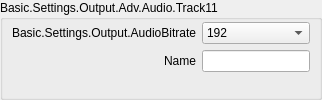
                            <widget class="QGroupBox" name="groupBox_17">
                             <property name="sizePolicy">
                              <sizepolicy hsizetype="Preferred" vsizetype="Preferred">
                               <horstretch>0</horstretch>
                               <verstretch>0</verstretch>
                              </sizepolicy>
                             </property>
                             <property name="title">
                              <string>Basic.Settings.Output.Adv.Audio.Track11</string>
                             </property>
                             <layout class="QFormLayout" name="formLayout_31">
                              <property name="fieldGrowthPolicy">
                               <enum>QFormLayout::AllNonFixedFieldsGrow</enum>
                              </property>
                              <property name="labelAlignment">
                               <set>Qt::AlignRight|Qt::AlignTrailing|Qt::AlignVCenter</set>
                              </property>
                              <property name="leftMargin">
                               <number>9</number>
                              </property>
                              <property name="topMargin">
                               <number>2</number>
                              </property>
                              <property name="rightMargin">
                               <number>9</number>
                              </property>
                              <property name="bottomMargin">
                               <number>9</number>
                              </property>
                              <item row="0" column="0">
                               <widget class="QLabel" name="advOutTrack11BitrateLabel">
                                <property name="minimumSize">
                                 <size>
                                  <width>170</width>
                                  <height>0</height>
                                 </size>
                                </property>
                                <property name="text">
                                 <string>Basic.Settings.Output.AudioBitrate</string>
                                </property>
                                <property name="alignment">
                                 <set>Qt::AlignRight|Qt::AlignTrailing|Qt::AlignVCenter</set>
                                </property>
                                <property name="buddy">
                                 <cstring>advOutTrack11Bitrate</cstring>
                                </property>
                               </widget>
                              </item>
                              <item row="0" column="1">
                               <widget class="QComboBox" name="advOutTrack11Bitrate">
                                <property name="sizePolicy">
                                 <sizepolicy hsizetype="Preferred" vsizetype="Preferred">
                                  <horstretch>0</horstretch>
                                  <verstretch>0</verstretch>
                                 </sizepolicy>
                                </property>
                                <property name="currentIndex">
                                 <number>8</number>
                                </property>
                                <item><property name="text"><string>32</string></property></item>
                                <item><property name="text"><string>48</string></property></item>
                                <item><property name="text"><string>64</string></property></item>
                                <item><property name="text"><string>80</string></property></item>
                                <item><property name="text"><string>96</string></property></item>
                                <item><property name="text"><string>112</string></property></item>
                                <item><property name="text"><string>128</string></property></item>
                                <item><property name="text"><string>160</string></property></item>
                                <item><property name="text"><string>192</string></property></item>
                                <item><property name="text"><string>256</string></property></item>
                                <item><property name="text"><string>320</string></property></item>
                               </widget>
                              </item>
                              <item row="1" column="0">
                               <widget class="QLabel" name="label_67">
                                <property name="text">
                                 <string>Name</string>
                                </property>
                                <property name="buddy">
                                 <cstring>advOutTrack11Name</cstring>
                                </property>
                               </widget>
                              </item>
                              <item row="1" column="1">
                               <widget class="QLineEdit" name="advOutTrack11Name">
                                <property name="sizePolicy">
                                 <sizepolicy hsizetype="Expanding" vsizetype="Preferred">
                                  <horstretch>0</horstretch>
                                  <verstretch>0</verstretch>
                                 </sizepolicy>
                                </property>
                               </widget>
                              </item>
                             </layout>
                            </widget>
